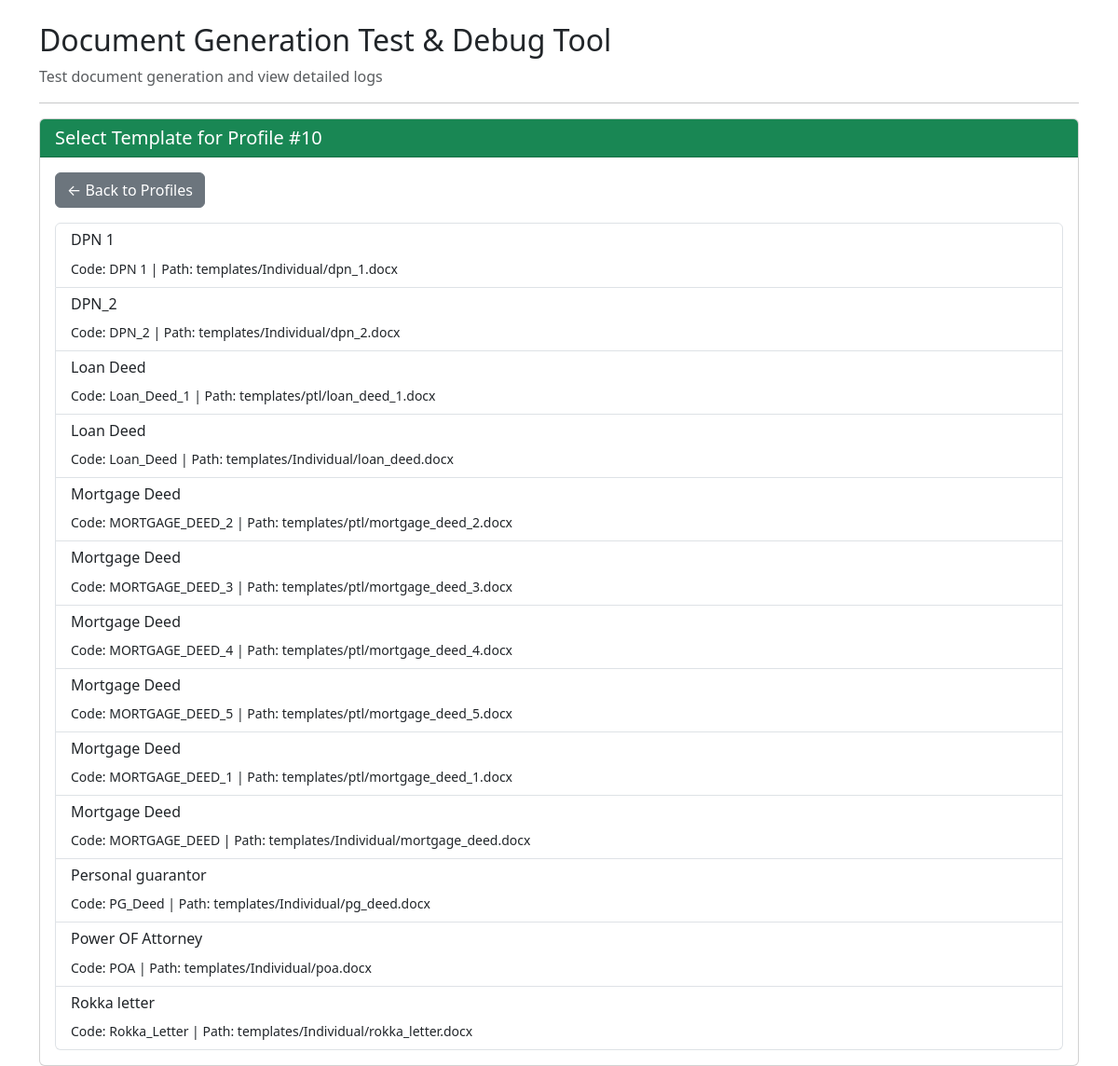
/test_document_generation.php?action=select_template&profile_id=10, run on the app's committed database.
### tables this page shows
CREATE TABLE `templates` (
  `id` int(11) NOT NULL,
  `scheme_id` int(11) DEFAULT NULL,
  `template_name` varchar(200) NOT NULL,
  `template_code` varchar(50) NOT NULL,
  `template_folder_path` varchar(500) DEFAULT NULL COMMENT 'Path to template file relative to DAS directory',
  `category` varchar(100) DEFAULT NULL,
  `template_type` enum('Individual','Institutional') DEFAULT NULL,
  `description` text DEFAULT NULL,
  `file_path` varchar(500) DEFAULT NULL,
  `file_size_bytes` int(11) DEFAULT NULL,
  `upload_date` timestamp NULL DEFAULT NULL,
  `html_content` longtext DEFAULT NULL,
  `css_styles` text DEFAULT NULL,
  `file_type` enum('HTML','DOCX','PDF') DEFAULT 'HTML',
  `file_format` enum('DOCX','HTML','PDF') DEFAULT 'DOCX',
  `placeholders` longtext DEFAULT NULL CHECK (json_valid(`placeholders`)),
  `is_active` tinyint(1) DEFAULT 1,
  `created_by` int(11) NOT NULL,
  `last_modified_by` int(11) DEFAULT NULL,
  `created_at` timestamp NOT NULL DEFAULT current_timestamp(),
  `updated_at` timestamp NOT NULL DEFAULT current_timestamp() ON UPDATE current_timestamp(),
  `last_modified_at` timestamp NULL DEFAULT NULL,
  `version` varchar(20) DEFAULT '1.0' COMMENT 'Template version number'
);

### test_document_generation.php (the view, shortened to what this page needs)
<?php
require_once __DIR__ . '/includes/document_generation.php';
$das_conn = $conn;
$profile_id = isset($_GET['profile_id']) ? intval($_GET['profile_id']) : null;
$action = isset($_GET['action']) ? $_GET['action'] : 'list';
?>
<!DOCTYPE html>
<html lang="en">
<head>
    <link href="https://cdn.jsdelivr.net/npm/bootstrap@5.3.0/dist/css/bootstrap.min.css" rel="stylesheet">
</head>
<body>
    <div class="container mt-4">
        <h2><i class="bi bi-bug"></i> Document Generation Test & Debug Tool</h2>
        <p class="text-muted">Test document generation and view detailed logs</p>
        <hr>
        <?php if ($action === 'list'): ?>
            <div class="row">
                <div class="col-md-6">
                    <div class="card">
                        <div class="card-header bg-primary text-white">
                            <h5 class="mb-0">Approved Customer Profiles</h5>
                        </div>
                        <div class="card-body" style="max-height: 400px; overflow-y: auto;">
                            <?php
                            $stmt = $das_conn->prepare("SELECT id, customer_id, status FROM customer_profiles WHERE status = 'Approved' ORDER BY id DESC");
                            $stmt->execute();
                            $profiles = $stmt->get_result()->fetch_all(MYSQLI_ASSOC);
                            if (empty($profiles)) {
                                echo '<div class="alert alert-warning">No approved profiles found</div>';
                            } else {
                                echo '<div class="list-group">';
                                foreach ($profiles as $p) {
                                    echo '<a href="?action=select_template&profile_id=' . $p['id'] . '" class="list-group-item list-group-item-action">';
                                    echo '<strong>Profile ID:</strong> ' . $p['id'] . ' | ';
                                    echo '<strong>Customer ID:</strong> ' . htmlspecialchars($p['customer_id']) . ' | ';
                                    echo '<span class="badge bg-success">' . $p['status'] . '</span>';
                                    echo '</a>';
                                }
                                echo '</div>';
                            }
                            ?>
                        </div>
                    </div>
                </div>
                <div class="col-md-6">
                    <div class="card">
                        <div class="card-header bg-info text-white">
                            <h5 class="mb-0">System Information</h5>
                        </div>
                        <div class="card-body">
                            <p><strong>Database:</strong> <?php echo $das_conn->connect_error ? '<span class="error">Error</span>' : '<span class="success">Connected</span>'; ?></p>
                            <p><strong>PHPWord:</strong> <?php echo class_exists('PhpOffice\PhpWord\TemplateProcessor') ? '<span class="success">Loaded</span>' : '<span class="error">Not Found</span>'; ?></p>
                            <p><strong>Debug Log:</strong> <?php echo file_exists(__DIR__ . '/debug_doc_gen.log') ? '<span class="success">Exists</span>' : '<span class="error">Not Found</span>'; ?></p>
                            <p><strong>Generation Log:</strong> <?php echo file_exists(__DIR__ . '/generated_documents/last_generation_log.txt') ? '<span class="success">Exists</span>' : '<span class="error">Not Found</span>'; ?></p>
                            <hr>
                            <h6>Recent Debug Log (Last 10 lines):</h6>
                            <pre class="log-entry"><?php
                            $log_file = __DIR__ . '/debug_doc_gen.log';
                            if (file_exists($log_file)) {
                                $lines = file($log_file);
                                echo htmlspecialchars(implode('', array_slice($lines, -10)));
                            } else {
                                echo 'No log file found';
                            }
                            ?></pre>
                        </div>
                    </div>
                </div>
            </div>
        <?php elseif ($action === 'select_template' && $profile_id): ?>
            <div class="card">
                <div class="card-header bg-success text-white">
                    <h5 class="mb-0">Select Template for Profile #<?php echo $profile_id; ?></h5>
                </div>
                <div class="card-body">
                    <a href="?" class="btn btn-secondary mb-3">← Back to Profiles</a>
                    <?php
                    $stmt = $das_conn->prepare("SELECT * FROM templates WHERE is_active = TRUE ORDER BY template_name");
                    $stmt->execute();
                    $templates = $stmt->get_result()->fetch_all(MYSQLI_ASSOC);
                    if (empty($templates)) {
                        echo '<div class="alert alert-warning">No active templates found</div>';
                    } else {
                        echo '<div class="list-group">';
                        foreach ($templates as $t) {
                            echo '<a href="?action=generate&profile_id=' . $profile_id . '&template_id=' . $t['id'] . '" class="list-group-item list-group-item-action">';
                            echo '<h6>' . htmlspecialchars($t['template_name']) . '</h6>';
                            echo '<small>Code: ' . htmlspecialchars($t['template_code']) . ' | ';
                            echo 'Path: ' . htmlspecialchars($t['template_folder_path'] ?: $t['file_path']) . '</small>';
                            echo '</a>';
                        }
                        echo '</div>';
                    }
                    ?>
                </div>
            </div>
        <?php endif; ?>
    </div>
</body>
</html>

### data on the page
templates: template_name "DPN 1", template_code "DPN 1", file_path "templates/Individual/dpn_1.docx"
templates: template_name "DPN_2", template_code "DPN_2", file_path "templates/Individual/dpn_2.docx"
templates: template_name "Loan Deed", template_code "Loan_Deed_1", file_path "templates/ptl/loan_deed_1.docx"
templates: template_name "Loan Deed", template_code "Loan_Deed", file_path "templates/Individual/loan_deed.docx"
templates: template_name "Mortgage Deed", template_code "MORTGAGE_DEED_2", file_path "templates/ptl/mortgage_deed_2.docx"
templates: template_name "Mortgage Deed", template_code "MORTGAGE_DEED_3", file_path "templates/ptl/mortgage_deed_3.docx"
templates: template_name "Mortgage Deed", template_code "MORTGAGE_DEED_4", file_path "templates/ptl/mortgage_deed_4.docx"
templates: template_name "Mortgage Deed", template_code "MORTGAGE_DEED_5", file_path "templates/ptl/mortgage_deed_5.docx"
templates: template_name "Mortgage Deed", template_code "MORTGAGE_DEED_1", file_path "templates/ptl/mortgage_deed_1.docx"
templates: template_name "Mortgage Deed", template_code "MORTGAGE_DEED", file_path "templates/Individual/mortgage_deed.docx"
templates: template_name "Personal guarantor", template_code "PG_Deed", file_path "templates/Individual/pg_deed.docx"
templates: template_name "Power OF Attorney", template_code "POA", file_path "templates/Individual/poa.docx"
templates: template_name "Rokka letter", template_code "Rokka_Letter", file_path "templates/Individual/rokka_letter.docx"

### other printed values
$profile_id "10"
